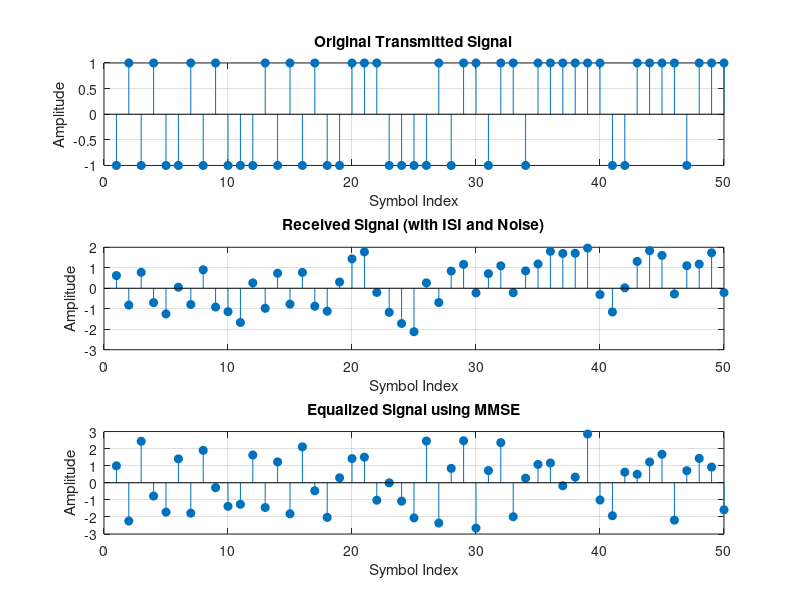

MATLAB code for this plot: (Note: this script raises an error after producing the figure.)
clc;
clear;
close all;

% Parameters
N = 1000;                % Number of symbols
SNR = 20;                % Signal-to-Noise Ratio in dB
channel = [1 0.5 0.3];   % Channel coefficients

Name = input('Program Executed by :','s');

% Generate random BPSK symbols
data = randi([0, 1], N, 1) * 2 - 1;

% Plotting
figure;

% Original signal
subplot(3,1,1);
stem(data(1:50), 'filled');
title('Original Transmitted Signal');
xlabel('Symbol Index');
ylabel('Amplitude');
grid on;

% Transmit through the channel
received_signal = conv(data, channel, 'same');

% Add noise
noisy_signal = awgn(received_signal, SNR, 'measured');

% Received signal (with ISI and noise)
subplot(3,1,2);
stem(noisy_signal(1:50), 'filled');
title('Received Signal (with ISI and Noise)');
xlabel('Symbol Index');
ylabel('Amplitude');
grid on;

% MMSE Equalizer
H = toeplitz([channel, zeros(1, N - length(channel))]);  % Channel matrix
noise_variance = 10^(-SNR/10);                          % Noise variance
H_mmse = (H' * H + noise_variance * eye(N)) \ H';       % MMSE filter
equalized_signal = H_mmse * noisy_signal;

% Equalized signal
subplot(3,1,3);
stem(equalized_signal(1:50), 'filled');
title('Equalized Signal using MMSE');
xlabel('Symbol Index');
ylabel('Amplitude');
grid on;

merge=strcat(Name,'-MMSE-',datestr(now,30));
sub_label(merge); % need to include in working directory
print(merge,'-dpdf')